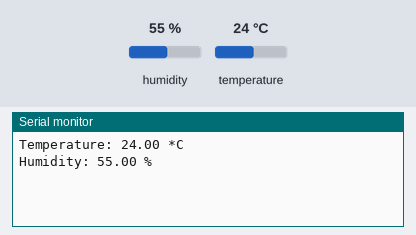
Bench run of a sketch on a simulated Arduino Uno, built with avr-gcc and run on an emulated ATmega328P. Parts: the last lines printed to the serial monitor. The inputs (shaded band) are chosen by the test bench; at power-on: humidity 55 %, temperature 24 °C.

Above: at 3.2 s.
3.3 s: humidity set to 22 %
10.8 s: temperature set to 12 °C
At 13.1 s:
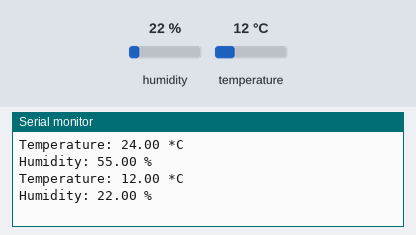
18.3 s: humidity set to 40 %
At 22.9 s:
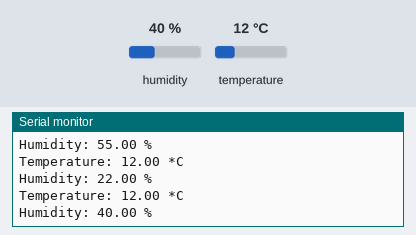

Measured:
- after the input at 10.8 s, the serial monitor: prints a new line after 1.2 s (image 1)
- after the input at 18.3 s, the serial monitor: prints a new line after 3.8 s (image 2)

The sketch:

slave_program.ino
```cpp
#include <Adafruit_Sensor.h>
#include <DHT.h>
#include <DHT_U.h>

#define DHTPIN 2  // GPIO2 correspond à la broche D4 sur le D1 mini
#define DHTTYPE DHT11

DHT dht(DHTPIN, DHTTYPE);

void setup() {
  Serial.begin(115200);
  dht.begin();
  delay(2000);  // Délai pour laisser le capteur s'initialiser
}

void loop() {
  float temperature = dht.readTemperature();
  float humidity = dht.readHumidity();

  if (isnan(temperature) || isnan(humidity)) {
    Serial.println("Failed to read from DHT sensor!");
  } else {
    Serial.print("Temperature: ");
    Serial.print(temperature);
    Serial.println(" *C");

    Serial.print("Humidity: ");
    Serial.print(humidity);
    Serial.println(" %");
  }
  delay(10000);  // Délai de 10 secondes entre les lectures
}
```
